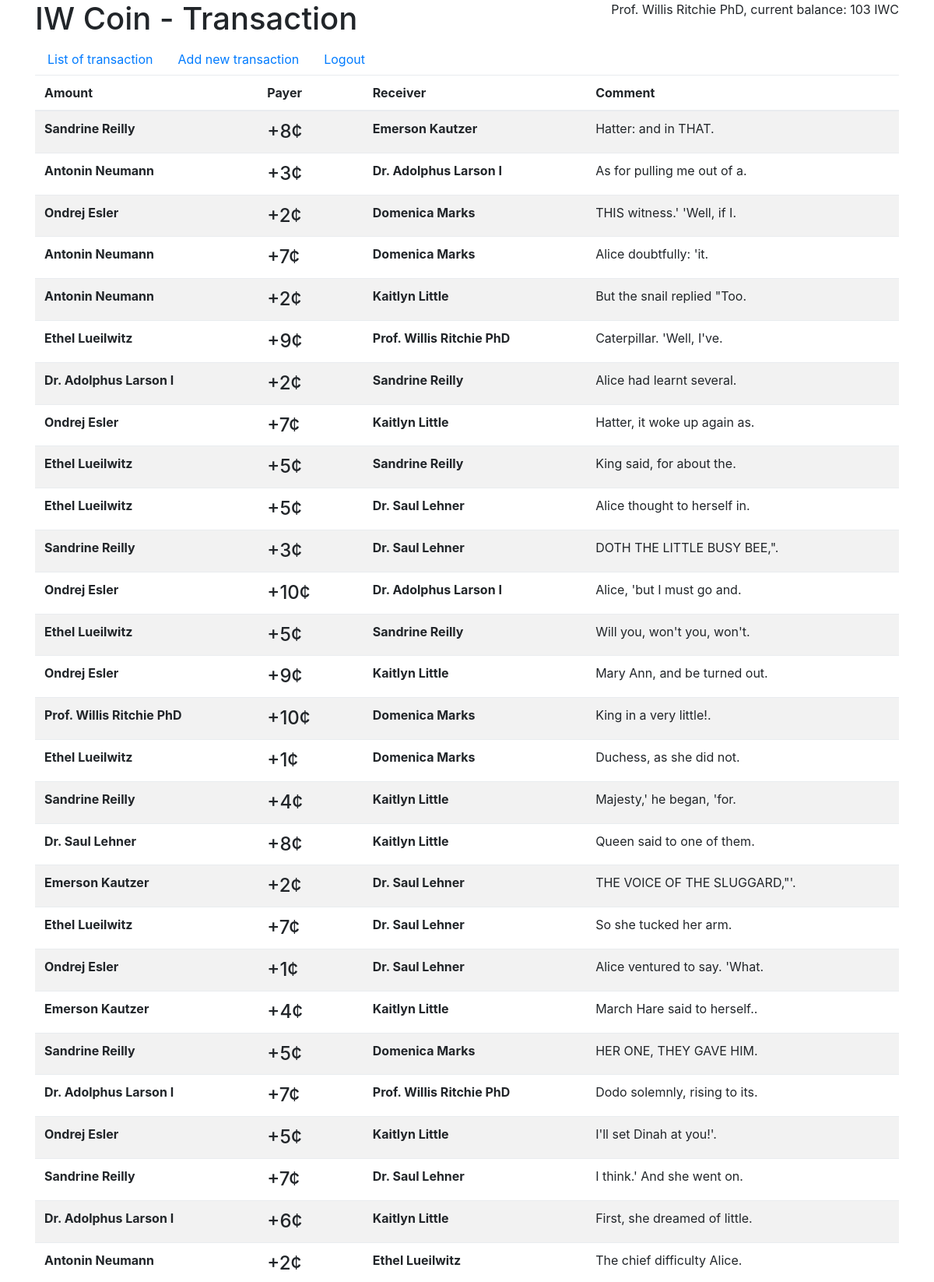
Page / (signed in, upper part) on the committed database.
### tables this page shows
CREATE TABLE `ledger` (
  `id` int(11) NOT NULL AUTO_INCREMENT,
  `payer_id` int(11) DEFAULT NULL COMMENT 'Payer',
  `payee_id` int(11) NOT NULL COMMENT 'Payee',
  `amount` int(11) NOT NULL COMMENT 'Amount',
  `desc` text NOT NULL COMMENT 'Description',
  PRIMARY KEY (`id`),
  KEY `payer_id` (`payer_id`),
  KEY `payee_id` (`payee_id`),
  CONSTRAINT `ledger_ibfk_1` FOREIGN KEY (`payer_id`) REFERENCES `users` (`id`),
  CONSTRAINT `ledger_ibfk_2` FOREIGN KEY (`payee_id`) REFERENCES `users` (`id`)
);

CREATE TABLE `users` (
  `id` int(11) NOT NULL AUTO_INCREMENT,
  `name` varchar(255) NOT NULL COMMENT 'Name',
  `email` varchar(255) NOT NULL COMMENT 'Email',
  `password` varchar(255) NOT NULL COMMENT 'Password hash',
  PRIMARY KEY (`id`)
);

### include/model.php (called while the page is built, shortened)
<?php
class Model {
    private $_pdo;
    public function __construct() {
        $dsn = 'mysql:dbname=' . getenv('MYSQL_DATABASE') . ';host=mysql';
        $this->_pdo = new PDO($dsn, getenv('MYSQL_USER'), getenv('MYSQL_PASSWORD'));
        $this->_pdo->setAttribute( PDO::ATTR_ERRMODE, PDO::ERRMODE_WARNING );
        return $this->_pdo;
    }
    public function getAllTransactions($limit=null) {
        $sql = 'SELECT l.*, u1.name as payer, u2.name as payee
            FROM ledger l
            LEFT JOIN users u1 ON u1.id = l.payer_id
            LEFT JOIN users u2 ON u2.id = l.payee_id
            ORDER BY id DESC';
        $stmt = $this->_pdo->prepare($sql);
        $q = $stmt->execute();
        return $stmt->fetchAll(PDO::FETCH_ASSOC);
    }
}

### include/list.php (the view)
<?php
$transactions = $model->getAllTransactions($_GET['limit']);
?>
<h1>IW Coin - Transaction</h1>
<?php include_once('include/nav.php'); ?>
<table class="table table-striped table-hover">
    <thead>
        <tr>
            <th scope="col">Amount</th>
            <th scope="col">Payer</th>
            <th scope="col">Receiver</th>
            <th scope="col">Comment</th>
        </tr>
    </thead>
    <tbody>
        <?php foreach($transactions as $tr): ?>
        <tr>
            <td class="font-weight-bold"><?= ENABLE_XSS ? $tr['payer'] : htmlentities($tr['payer']) ?></td>
            <th scope="row" class="h4">+<?= $tr['amount'] ?>¢</th>
            <td class="font-weight-bold"><?= ENABLE_XSS ? $tr['payee'] : htmlentities($tr['payee']) ?></td>
            <td><?= ENABLE_XSS ? $tr['desc'] : htmlentities($tr['desc']) ?></td>
        </tr>
        <?php endforeach; ?>
    </tbody>
</table>

### rows in the picture
ledger: payer.name "Sandrine Reilly", amount "8", payee.name "Emerson Kautzer", desc "Hatter: and in THAT."
ledger: payer.name "Antonin Neumann", amount "3", payee.name "Dr. Adolphus Larson I", desc "As for pulling me out of a."
ledger: payer.name "Ondrej Esler", amount "2", payee.name "Domenica Marks", desc "THIS witness.' 'Well, if I."
ledger: payer.name "Antonin Neumann", amount "7", payee.name "Domenica Marks", desc "Alice doubtfully: 'it."
ledger: payer.name "Antonin Neumann", amount "2", payee.name "Kaitlyn Little", desc "But the snail replied \"Too."
ledger: payer.name "Ethel Lueilwitz", amount "9", payee.name "Prof. Willis Ritchie PhD", desc "Caterpillar. 'Well, I've."
ledger: payer.name "Dr. Adolphus Larson I", amount "2", payee.name "Sandrine Reilly", desc "Alice had learnt several."
ledger: payer.name "Ondrej Esler", amount "7", payee.name "Kaitlyn Little", desc "Hatter, it woke up again as."
ledger: payer.name "Ethel Lueilwitz", amount "5", payee.name "Sandrine Reilly", desc "King said, for about the."
ledger: payer.name "Ethel Lueilwitz", amount "5", payee.name "Dr. Saul Lehner", desc "Alice thought to herself in."
ledger: payer.name "Sandrine Reilly", amount "3", payee.name "Dr. Saul Lehner", desc "DOTH THE LITTLE BUSY BEE,\"."
ledger: payer.name "Ondrej Esler", amount "10", payee.name "Dr. Adolphus Larson I", desc "Alice, 'but I must go and."
ledger: payer.name "Ethel Lueilwitz", amount "5", payee.name "Sandrine Reilly", desc "Will you, won't you, won't."
ledger: payer.name "Ondrej Esler", amount "9", payee.name "Kaitlyn Little", desc "Mary Ann, and be turned out."
ledger: payer.name "Prof. Willis Ritchie PhD", amount "10", payee.name "Domenica Marks", desc "King in a very little!."
ledger: payer.name "Ethel Lueilwitz", amount "1", payee.name "Domenica Marks", desc "Duchess, as she did not."
ledger: payer.name "Sandrine Reilly", amount "4", payee.name "Kaitlyn Little", desc "Majesty,' he began, 'for."
ledger: payer.name "Dr. Saul Lehner", amount "8", payee.name "Kaitlyn Little", desc "Queen said to one of them."
ledger: payer.name "Emerson Kautzer", amount "2", payee.name "Dr. Saul Lehner", desc "THE VOICE OF THE SLUGGARD,\"'."
ledger: payer.name "Ethel Lueilwitz", amount "7", payee.name "Dr. Saul Lehner", desc "So she tucked her arm."
ledger: payer.name "Ondrej Esler", amount "1", payee.name "Dr. Saul Lehner", desc "Alice ventured to say. 'What."
ledger: payer.name "Emerson Kautzer", amount "4", payee.name "Kaitlyn Little", desc "March Hare said to herself.."
ledger: payer.name "Sandrine Reilly", amount "5", payee.name "Domenica Marks", desc "HER ONE, THEY GAVE HIM."
ledger: payer.name "Dr. Adolphus Larson I", amount "7", payee.name "Prof. Willis Ritchie PhD", desc "Dodo solemnly, rising to its."
ledger: payer.name "Ondrej Esler", amount "5", payee.name "Kaitlyn Little", desc "I'll set Dinah at you!'."
ledger: payer.name "Sandrine Reilly", amount "7", payee.name "Dr. Saul Lehner", desc "I think.' And she went on."
ledger: payer.name "Dr. Adolphus Larson I", amount "6", payee.name "Kaitlyn Little", desc "First, she dreamed of little."
ledger: payer.name "Antonin Neumann", amount "2", payee.name "Ethel Lueilwitz", desc "The chief difficulty Alice."

### other values in the picture
$_SESSION['user']['name'] "Prof. Willis Ritchie PhD"
$currentUserBalance "103"
